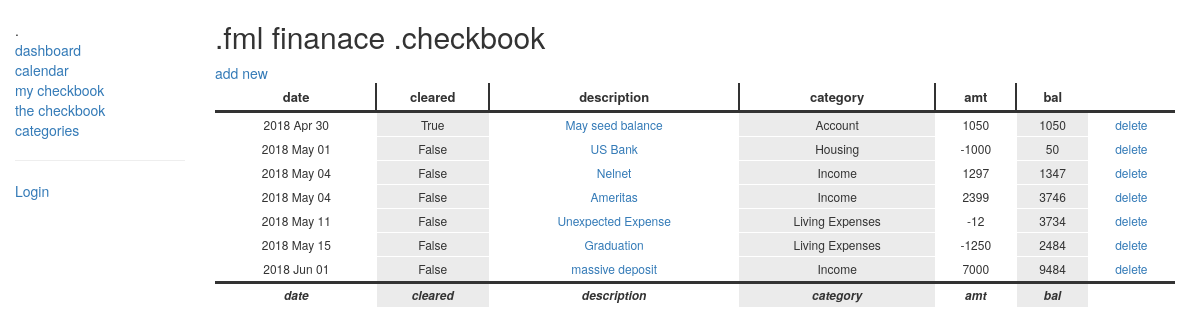
Screenshot of /checkbook/checkbookList with the database file from the repository.
### checkbook/models.py (models this page shows, shortened)
class Check(models.Model):
    check_type = (
        ('CR', 'credit'),
        ('DR', 'debit'),
    )
    date = models.DateField(help_text=' .the date of the transaction')
    type = models.CharField(max_length=2, choices=check_type, help_text=' .credit or debit')
    category = models.ForeignKey('Category', on_delete=models.SET_NULL, null=True)
    name = models.CharField(max_length=100, help_text=' .description')
    amount = models.IntegerField(default=0, help_text=' .amount')
    cleared = models.BooleanField(default=False, help_text=' .cleared with the bank?')
    created = models.DateTimeField(auto_now_add=True)
    class Meta:
        ordering = ["date"]
    def get_absolute_url(self):
        return reverse('check-detail', kwargs={'pk': self.pk})

class Category(models.Model):
    name = models.CharField(max_length=100, help_text='Enter a category name')
    frequency = models.CharField(max_length=10, null=True, blank=True, help_text='Enter M(monthly) or W(weekly)')
    budget = models.IntegerField(default=0, help_text='Enter budgeted amount by frequency' )
    class Meta:
        ordering = ["name"]
    def __str__(self):
        return '{0}'.format(self.name)

### checkbook/views.py (the view)
# urls.py: path('checkbookList', views.checkbookList, name='checkbook'),
def checkbookList(request):
    checks = Check.objects.all()
    balance = 0
    for chk in checks:
        balance += chk.amount
        chk.balance = balance
    return render(request, 'checkbook.html', {'checks': checks})

### checkbook/templates/checkbook.html
{% extends "base_generic.html" %}
{% block content %}
    <h2>.fml finanace .checkbook</h2>
    <a href="{% url 'check-add' %}">add new</a>
    {% if checks %}
    <table class="greyGridTable">
      <thead>
        <tr>
          <th>date</th>
          <th>cleared</th>
          <th>description</th>
          <th>category</th>
          <th>amt</th>
          <th>bal</th>
          <th></th>
        </tr>
      </thead>
      <tfoot>
        <tr>
          <td>date</td>
          <td>cleared</td>
          <td>description</td>
          <td>category</td>
          <td>amt</td>
          <td>bal</td>
          <td></td>
        </tr>
      </tfoot>
        {% for check in checks %}
        <tr>
          <td>{{ check.date|date:'Y M d' }}</td>
          <td>{{check.cleared}}</td>
          <td><a href="{{ check.get_absolute_url }}"> {{ check.name }}</a></td>
          <td>{{check.category}}</td>
          <td>{{check.amount}}</td>
          <td>{{check.balance}}</td>
          <td><a href="{% url 'check-delete' check.id %}">delete</a></td>
        </tr>
        {% endfor %}
    </table>
    {% else %}
      <p>There are no checks in the checkbook.</p>
    {% endif %}
{% endblock %}

### checkbook/static/css/styles.css (style rules this page uses)
table.greyGridTable { border: 2px solid #FFFFFF; width: 99%; text-align: center; border-collapse: collapse; empty-cells: show; }
table.greyGridTable td, table.greyGridTable th { border: 1px solid #FFFFFF; padding: 3px 4px; }
table.greyGridTable tbody td { font-size: 12px; }
table.greyGridTable td:nth-child(even) { background: #EBEBEB; }
table.greyGridTable thead { background: #FFFFFF; border-bottom: 3px solid #333333; }
table.greyGridTable thead th { font-size: 13px; font-weight: bold; color: #333333; text-align: center; border-left: 2px solid #333333; }
table.greyGridTable thead th:first-child { border-left: none; }
table.greyGridTable thead th:last-child { border-left: none; }
table.greyGridTable tfoot { font-size: 12px; font-weight: bold; color: #333333; border-top: 3px solid #333333; }
table.greyGridTable tfoot td { font-size: 12px; font-style: italic }

### rows the page displays
Check: date "2018 Apr 30", cleared "True", name "May seed balance", category "Account", amount "1050", balance "1050"
Check: date "2018 May 01", cleared "False", name "US Bank", category "Housing", amount "-1000", balance "50"
Check: date "2018 May 04", cleared "False", name "Nelnet", category "Income", amount "1297", balance "1347"
Check: date "2018 May 04", cleared "False", name "Ameritas", category "Income", amount "2399", balance "3746"
Check: date "2018 May 11", cleared "False", name "Unexpected Expense", category "Living Expenses", amount "-12", balance "3734"
Check: date "2018 May 15", cleared "False", name "Graduation", category "Living Expenses", amount "-1250", balance "2484"
Check: date "2018 Jun 01", cleared "False", name "massive deposit", category "Income", amount "7000", balance "9484"
